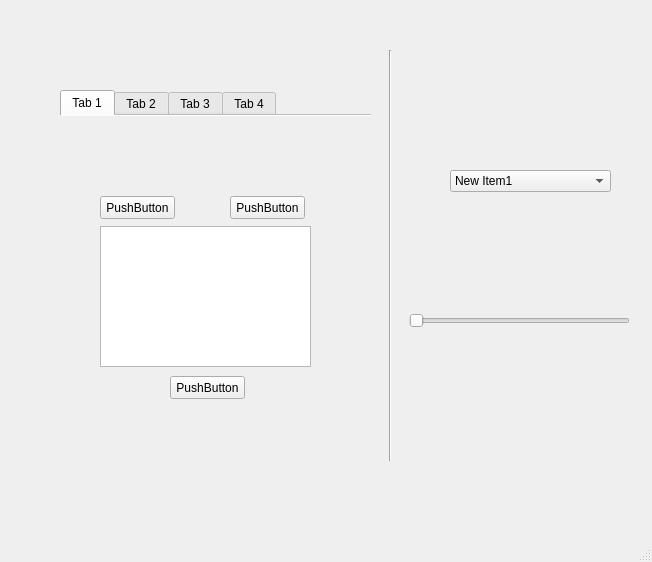
<?xml version="1.0" encoding="UTF-8"?>
<ui version="4.0">
 <class>MainWindow</class>
 <widget class="QMainWindow" name="MainWindow">
  <property name="geometry">
   <rect>
    <x>0</x>
    <y>0</y>
    <width>652</width>
    <height>562</height>
   </rect>
  </property>
  <property name="minimumSize">
   <size>
    <width>652</width>
    <height>562</height>
   </size>
  </property>
  <property name="maximumSize">
   <size>
    <width>652</width>
    <height>562</height>
   </size>
  </property>
  <property name="windowTitle">
   <string>Main</string>
  </property>
  <property name="styleSheet">
   <string notr="true"/>
  </property>
  <widget class="QWidget" name="centralwidget">
   <widget class="Line" name="line">
    <property name="geometry">
     <rect>
      <x>380</x>
      <y>50</y>
      <width>20</width>
      <height>411</height>
     </rect>
    </property>
    <property name="orientation">
     <enum>Qt::Vertical</enum>
    </property>
   </widget>
   <widget class="QTabWidget" name="tabWidget">
    <property name="enabled">
     <bool>true</bool>
    </property>
    <property name="geometry">
     <rect>
      <x>60</x>
      <y>90</y>
      <width>311</width>
      <height>321</height>
     </rect>
    </property>
    <property name="toolTipDuration">
     <number>-5</number>
    </property>
    <property name="autoFillBackground">
     <bool>false</bool>
    </property>
    <property name="styleSheet">
     <string notr="true"/>
    </property>
    <property name="currentIndex">
     <number>0</number>
    </property>
    <property name="documentMode">
     <bool>true</bool>
    </property>
    <widget class="QWidget" name="tab">
     <property name="styleSheet">
      <string notr="true">#tabPane {
     background-color: blue;
     border : 10px solid yellow;
}</string>
     </property>
     <attribute name="title">
      <string>Tab 1</string>
     </attribute>
     <widget class="QTextEdit" name="textEdit">
      <property name="geometry">
       <rect>
        <x>40</x>
        <y>110</y>
        <width>211</width>
        <height>141</height>
       </rect>
      </property>
     </widget>
     <widget class="QPushButton" name="pushButton">
      <property name="geometry">
       <rect>
        <x>40</x>
        <y>80</y>
        <width>75</width>
        <height>23</height>
       </rect>
      </property>
      <property name="text">
       <string>PushButton</string>
      </property>
     </widget>
     <widget class="QPushButton" name="pushButton_2">
      <property name="geometry">
       <rect>
        <x>170</x>
        <y>80</y>
        <width>75</width>
        <height>23</height>
       </rect>
      </property>
      <property name="text">
       <string>PushButton</string>
      </property>
     </widget>
     <widget class="QPushButton" name="pushButton_3">
      <property name="geometry">
       <rect>
        <x>110</x>
        <y>260</y>
        <width>75</width>
        <height>23</height>
       </rect>
      </property>
      <property name="text">
       <string>PushButton</string>
      </property>
     </widget>
    </widget>
    <widget class="QWidget" name="tab_2">
     <attribute name="title">
      <string>Tab 2</string>
     </attribute>
    </widget>
    <widget class="QWidget" name="tab_3">
     <attribute name="title">
      <string>Tab 3</string>
     </attribute>
    </widget>
    <widget class="QWidget" name="tab_4">
     <attribute name="title">
      <string>Tab 4</string>
     </attribute>
    </widget>
   </widget>
   <widget class="QComboBox" name="comboBox">
    <property name="geometry">
     <rect>
      <x>450</x>
      <y>170</y>
      <width>161</width>
      <height>22</height>
     </rect>
    </property>
    <item>
     <property name="text">
      <string>New Item1</string>
     </property>
    </item>
    <item>
     <property name="text">
      <string>New Item2</string>
     </property>
    </item>
    <item>
     <property name="text">
      <string>New Item3</string>
     </property>
    </item>
    <item>
     <property name="text">
      <string>New Item4</string>
     </property>
    </item>
   </widget>
   <widget class="QSlider" name="horizontalSlider">
    <property name="geometry">
     <rect>
      <x>409</x>
      <y>310</y>
      <width>221</width>
      <height>22</height>
     </rect>
    </property>
    <property name="orientation">
     <enum>Qt::Horizontal</enum>
    </property>
   </widget>
  </widget>
  <widget class="QMenuBar" name="menubar">
   <property name="geometry">
    <rect>
     <x>0</x>
     <y>0</y>
     <width>652</width>
     <height>21</height>
    </rect>
   </property>
  </widget>
  <widget class="QStatusBar" name="statusbar"/>
 </widget>
 <tabstops>
  <tabstop>pushButton</tabstop>
  <tabstop>pushButton_2</tabstop>
 </tabstops>
 <resources/>
 <connections/>
</ui>
